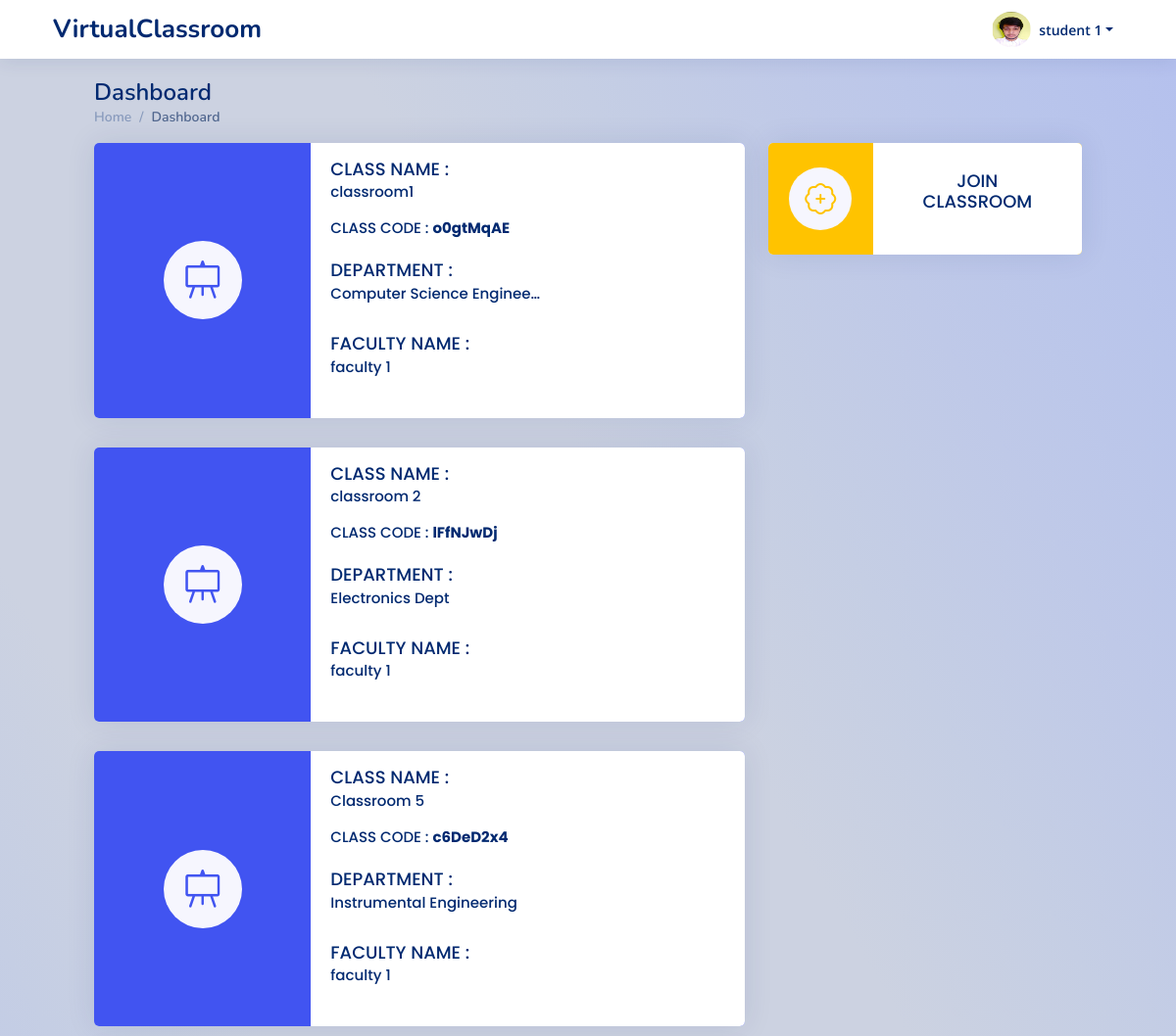
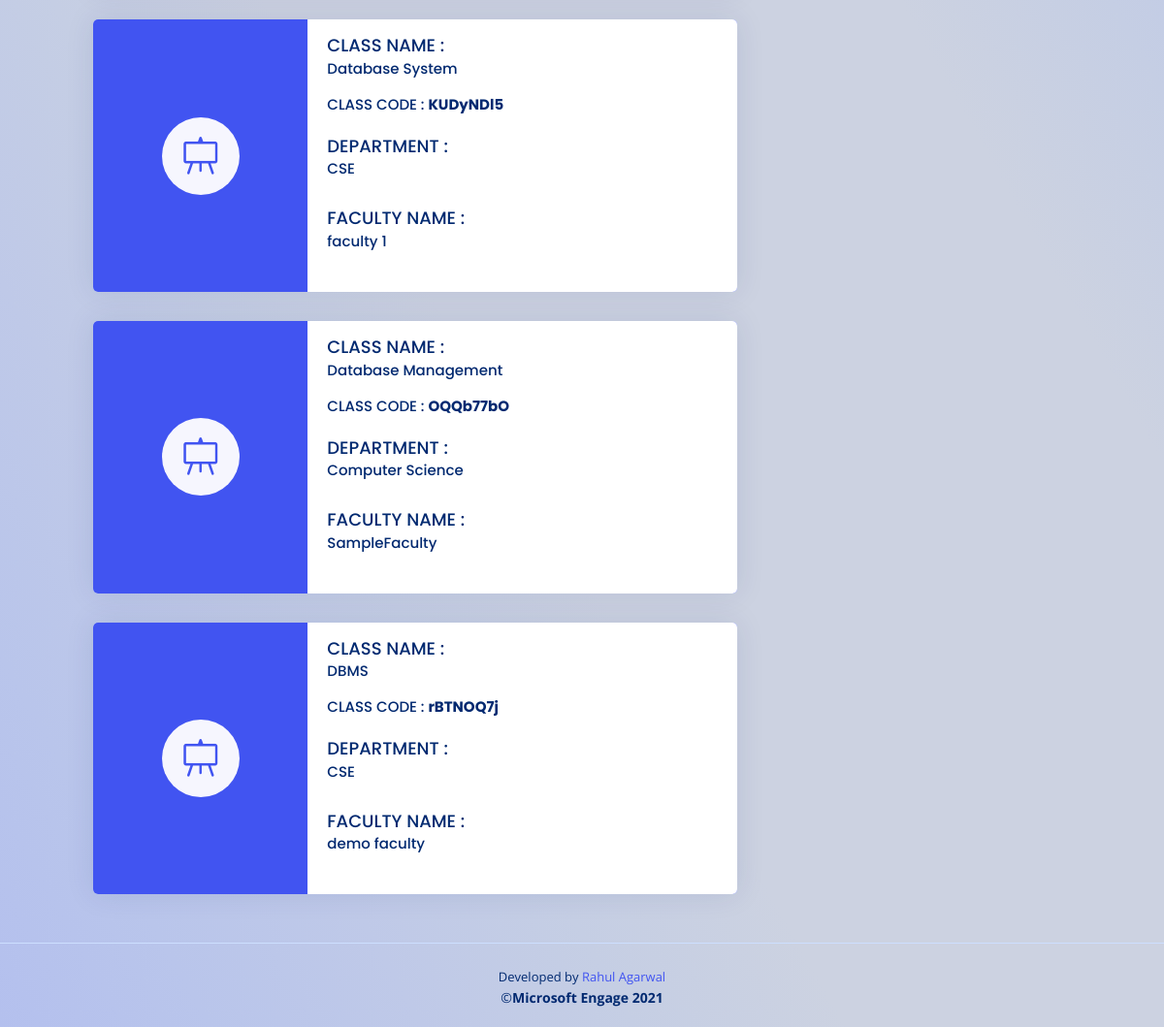
The page /student_dashboard/ (signed in) on the database its author committed (2 pictures, top to bottom).
### myapp/models.py (models this page shows, shortened)
class StudentDetails(models.Model):
    studentId = models.ForeignKey(User,on_delete=models.CASCADE)
    studentName = models.CharField(max_length=100,null=False)
    studentPhone = PhoneNumberField(null=False, blank=False, unique=False, default='+91')
    studentGender = models.CharField(max_length=20,null=False)
    studentDOB = models.DateTimeField(default=datetime.now,null=True)
    studentDepartment = models.CharField(max_length = 50, blank= True, null= True, default=' ')
    studentDesc = models.TextField(blank=False,null=True)
    studentCollege = models.CharField(max_length=100,null=False)
    collegeState = models.CharField(max_length=50,null=False)
    yearOfStudy = models.CharField(max_length=2,null=True)
    studentPic = models.ImageField(upload_to='StudentPic/', null=True, blank=True)
    user_date = models.DateTimeField(default=datetime.now,null=True)

class ClassRoom(models.Model):
    classId = models.CharField(max_length=10,primary_key=True)
    classname = models.CharField(max_length=50,null=False)
    classDepartment = models.CharField(max_length=50,null=False)
    academicYear = models.CharField(max_length=2,null=False)
    classLink = models.TextField(blank=False,null=True)
    classFacultyID = models.ForeignKey(FacultyDetails,on_delete=models.CASCADE)
    classFacultyName = models.CharField(max_length=100,null=False)
    classTimeTable = models.TextField(blank=True,null=True,default="")
    classCreationTime = models.DateTimeField(default=datetime.now,null=True)

### myapp/views.py (the view, shortened to what this page needs)
# urls.py: path('student_dashboard/',views.studentDashboard,name='studentDashboard'),
@login_required
def studentDashboard(request):
    if request.user.is_active and not request.user.is_staff and not request.user.is_superuser:
        user = request.user
        student = StudentDetails.objects.get(studentId = user.pk)
        userDetails = StudentDetails.objects.get(studentId = user.pk)
        classRoomList = StudentClassroomList.objects.get(studentId_id = user.pk)
        dict = json.loads(classRoomList.classList)
        temp = [*dict]
        classList =[]
        for x in temp:
            temp = ClassRoom.objects.get(classId = x)
            classList.append(temp)
        context={
            'classList' : classList,
            'userDetails' : userDetails
        }
        return render(request,'student/studentDashboard.html',context)
    else:
        return redirect('studentLogin')

### myapp/templates/student/studentDashboard.html (shortened to what this page needs)
{% extends 'base.html' %}
{% block content %}
  <header id="header" class="header fixed-top d-flex align-items-center px-lg-5">
    <div class="d-flex align-items-center justify-content-between">
      <a href="{% url 'studentDashboard' %}" class="logo d-flex align-items-center">
        <span class=" d-lg-block">VirtualClassroom</span>
      </a>
    </div>
    <nav class="header-nav ms-auto">
      <ul class="d-flex align-items-center">
        <li class="nav-item dropdown pe-3">
          <a class="nav-link nav-profile d-flex align-items-center pe-0" href="#" data-bs-toggle="dropdown">
            <img src="{{ userDetails.studentPic.url }}" alt="Profile" class="rounded-circle" style="width:40px;">
            <span class="d-none d-md-block dropdown-toggle ps-2">{{user.first_name}} {{user.last_name}}</span>
          </a>
        </li>
      </ul>
    </nav>
  </header>
  <main id="main" class="main px-lg-5 mx-lg-5">
    <div class="pagetitle">
      <h1>Dashboard</h1>
      <nav>
        <ol class="breadcrumb">
          <li class="breadcrumb-item"><a href="{% url 'studentDashboard' %}">Home</a></li>
          <li class="breadcrumb-item active">Dashboard</li>
        </ol>
      </nav>
    </div>
    <section class="section dashboard">
      <div class="row">
        <div class="col-lg-8">
          <div class="row">
          {% if classList %}
            {% for class in classList %}
                <div class="col-xxl-6 col-lg-12">
                  <a href="{% url 'studentSubject' class.pk %}">
                    <div class="card info-card sales-card pb-0">
                     <div class="row g-0" style="background: #4154f1">
                       <div class="col-md-4 align-self-center ">
                         <div class="card-icon rounded-circle d-flex align-items-center justify-content-center mx-auto" style="height: 5rem; width:5rem;">
                           <i class="bi bi-easel" style="font-size: 2.5rem;"></i>
                         </div>
                       </div>
                       <div class="col-md-8 bg-white">
                         <div class="card-body my-1  mt-2 mb-0">
                           <h5 class="card-title  mb-0 pt-2 pb-0" style="text-transform: uppercase;">CLASS NAME : </h5>
                           <h5 class="card-title mt-0 pt-1 mb-0" style="font-size:15px;">{{class.classname | truncatechars:20}}</h5>
                           <h5 class="card-title mt-0 pt-1 my-0" style="font-size:15px;">CLASS CODE : <strong>{{class.pk}}</strong></h5>
                           <h5 class="card-title  mb-0 pt-2 pb-0" style="text-transform: uppercase;">DEPARTMENT :</h5>
                           <h5 class="card-title mt-0 pt-1" style="font-size:15px;">{{class.classDepartment | truncatechars:25}}</h5>
                           <h5 class="card-title  mb-0 pt-2 pb-0" style="text-transform: uppercase;">FACULTY NAME :</h5>
                           <h5 class="card-title mt-0 pt-1" style="font-size:15px;">{{class.classFacultyName | truncatechars:28}}</h5>
                         </div>
                       </div>
                     </div>
                   </div>
                  </a>
              </div>
            {% endfor %}
          {% endif %}
          </div>
        </div>
        <div class="col-lg-4">
          <div class="col-xxl-10 col-xl-12">
            <a href="#" data-bs-toggle="modal" data-bs-target="#joinClassroom">
              <div class="card info-card sales-card pb-0">
               <div class="row g-0" style="background: #FFC300">
                 <div class="col-md-4 align-self-center ">
                   <div class="card-icon rounded-circle d-flex align-items-center justify-content-center mx-auto">
                     <i class="bi bi-patch-plus" style="color: #FFC300"  ></i>
                   </div>
                 </div>
                 <div class="col-md-8 bg-white">
                   <div class="card-body my-1  mt-2 mb-0">
                     <h5 class="card-title text-center ">JOIN <br>CLASSROOM</h5>
                   </div>
                 </div>
               </div>
             </div>
            </a>
          </div>
        </div>
      </div>
    </section>
  </main>
  {% include 'partials/_footer.html'%}
{% endblock %}

### static/css/style.css (style rules this page uses)
:root { scroll-behavior: smooth; }
body { font-family: "Open Sans", sans-serif; background: #f6f9ff; color: #444444; }
a { color: #4154f1; text-decoration: none; }
h1, h2, h3, h4, h5, h6 { font-family: "Nunito", sans-serif; }
#main { margin-top: 60px; padding: 20px 30px; transition: all 0.3s; }
.pagetitle { margin-bottom: 10px; }
.pagetitle h1 { font-size: 24px; margin-bottom: 0; font-weight: 600; color: #012970; }
.card { margin-bottom: 30px; border: none; border-radius: 5px; box-shadow: 0px 0 30px rgba(1, 41, 112, 0.1); overflow: hidden; }
.card-title { padding: 20px 0 15px 0; font-size: 18px; font-weight: 500; color: #012970; font-family: "Poppins", sans-serif; }
.card-body { padding: 0 20px 20px 20px; }
.breadcrumb { font-size: 14px; font-family: "Nunito", sans-serif; color: #899bbd; font-weight: 600; }
.breadcrumb a { color: #899bbd; transition: 0.3s; }
.breadcrumb .breadcrumb-item::before { color: #899bbd; }
.breadcrumb .active { color: #51678f; font-weight: 600; }
.logo { line-height: 1; }
@media (min-width: 1200px) { .logo { width: 280px; } }
.logo span { font-size: 26px; font-weight: 700; color: #012970; font-family: "Nunito", sans-serif; }
.header { transition: all 0.5s; z-index: 997; height: 60px; box-shadow: 0px 2px 20px rgba(1, 41, 112, 0.1); background-color: #fff; padding-left: 20px; }
.header-nav ul { list-style: none; }
.header-nav > ul { margin: 0; padding: 0; }
.header-nav .nav-profile { color: #012970; }
.header-nav .nav-profile img { max-height: 36px; }
.header-nav .nav-profile span { font-size: 14px; font-weight: 600; }
@media (min-width: 1200px) { #main, #footer { margin-left: 0px; } }
.dashboard .info-card { padding-bottom: 10px; }
.dashboard .card-icon { font-size: 32px; line-height: 0; width: 64px; height: 64px; flex-shrink: 0; flex-grow: 0; }
.dashboard .sales-card .card-icon { color: #4154f1; background: #f6f6fe; }

### templates/base.html (style rules this page uses)
body { background-image: linear-gradient(to left bottom, #b4c0ee, #b9c5eb, #bfc9e8, #c5cee4, #ccd2e1, #ccd2e1, #ccd2e1, #ccd2e1, #c5cee4, #bfc9e8, #b9c5eb, #b4c0ee); min-height: 100vh; display: flex; flex-direction: column; }

### rows shown on the page
StudentDetails: studentPic (picture)
ClassRoom: classname "classroom1", pk "o0gtMqAE", classDepartment "Computer Science Enginee…", classFacultyName "faculty 1"
ClassRoom: classname "classroom 2", pk "lFfNJwDj", classDepartment "Electronics Dept", classFacultyName "faculty 1"
ClassRoom: classname "Classroom 5", pk "c6DeD2x4", classDepartment "Instrumental Engineering", classFacultyName "faculty 1"
ClassRoom: classname "Database System", pk "KUDyNDl5", classDepartment "CSE", classFacultyName "faculty 1"
ClassRoom: classname "Database Management", pk "OQQb77bO", classDepartment "Computer Science", classFacultyName "SampleFaculty"
ClassRoom: classname "DBMS", pk "rBTNOQ7j", classDepartment "CSE", classFacultyName "demo faculty"

### other values the page prints
{{ user.first_name }} "student"
{{ user.last_name }} "1"
